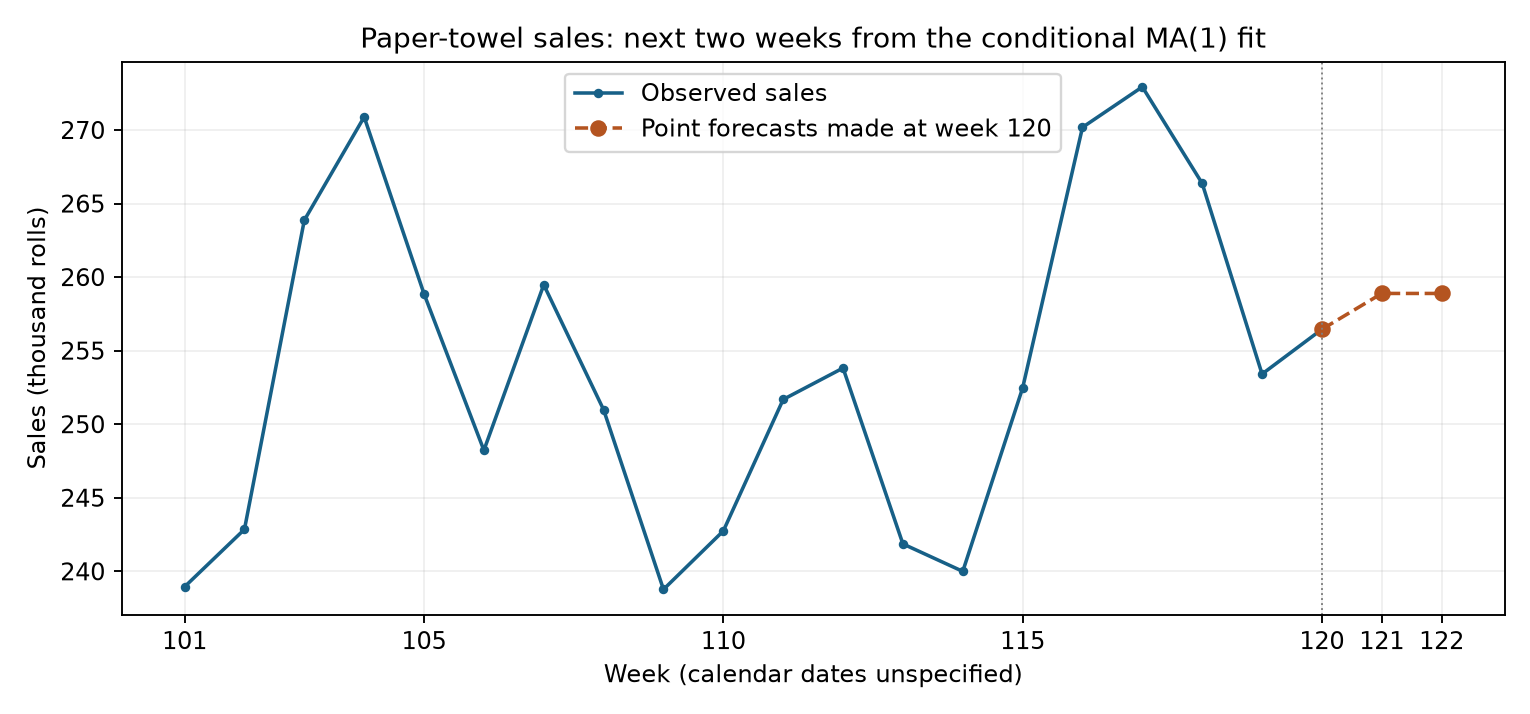

Here is the Python script that generated this plot:
"""Two-week sales forecasts from the saved conditional MA(1) fit."""
import csv
import json
from pathlib import Path

import matplotlib
matplotlib.use("Agg")
import matplotlib.pyplot as plt
import numpy as np


def main():
    root = Path(__file__).resolve().parent
    fitted = json.loads((root / "turn07_ma1_conditional_ls.json").read_text())
    with (root / "paper_towels.csv").open(newline="") as handle:
        rows = list(csv.DictReader(handle))
    y = np.array([float(row["sales_above_100000_in_10000_rolls"]) for row in rows])
    theta = fitted["fitted_parameters"]["theta_1"]
    last_error = fitted["records"][-1]["residual"]
    dz = [-theta * last_error, 0.0]
    levels = y[-1] + np.cumsum(dz)
    rolls = 100000 + 10000 * levels
    fig, ax = plt.subplots(figsize=(9, 4.2))
    weeks = np.arange(1, len(y) + 1)
    ax.plot(weeks[-20:], (100000 + 10000*y[-20:])/1000,
            color="#176087", marker="o", markersize=3, label="Observed sales")
    ax.plot([120, 121, 122], np.r_[100000+10000*y[-1], rolls]/1000,
            color="#b45420", linestyle="--", marker="o", label="Point forecasts made at week 120")
    ax.axvline(120, color="0.5", linewidth=0.8, linestyle=":")
    ax.set(xlabel="Week (calendar dates unspecified)", ylabel="Sales (thousand rolls)",
           title="Paper-towel sales: next two weeks from the conditional MA(1) fit",
           xticks=[101, 105, 110, 115, 120, 121, 122])
    ax.grid(alpha=0.2)
    ax.legend()
    fig.tight_layout()
    fig.savefig(root / "turn08_sales_forecasts.png", dpi=170)
    plt.close(fig)
    result = {
        "fit_source": "turn07_ma1_conditional_ls.json",
        "fitted_parameters": {"theta_1": theta},
        "forecast_origin": 120, "last_observed_y": float(y[-1]),
        "last_observed_rolls": float(100000+10000*y[-1]),
        "last_observed_difference": float(y[-1]-y[-2]),
        "last_recursive_residual": last_error,
        "assumption": "future innovations have conditional mean zero; retain fitted coefficient and e_1=0 residual initialization",
        "forecasts": [{"week": 121+i, "difference_forecast": float(dz[i]),
                       "y_forecast": float(levels[i]), "sales_rolls_forecast": float(rolls[i])}
                      for i in range(2)],
        "future_observations_used": False,
        "prediction_intervals": None,
    }
    (root / "turn08_sales_forecasts.json").write_text(json.dumps(result, indent=2)+"\n")
    print(json.dumps(result, indent=2))


if __name__ == "__main__":
    main()
